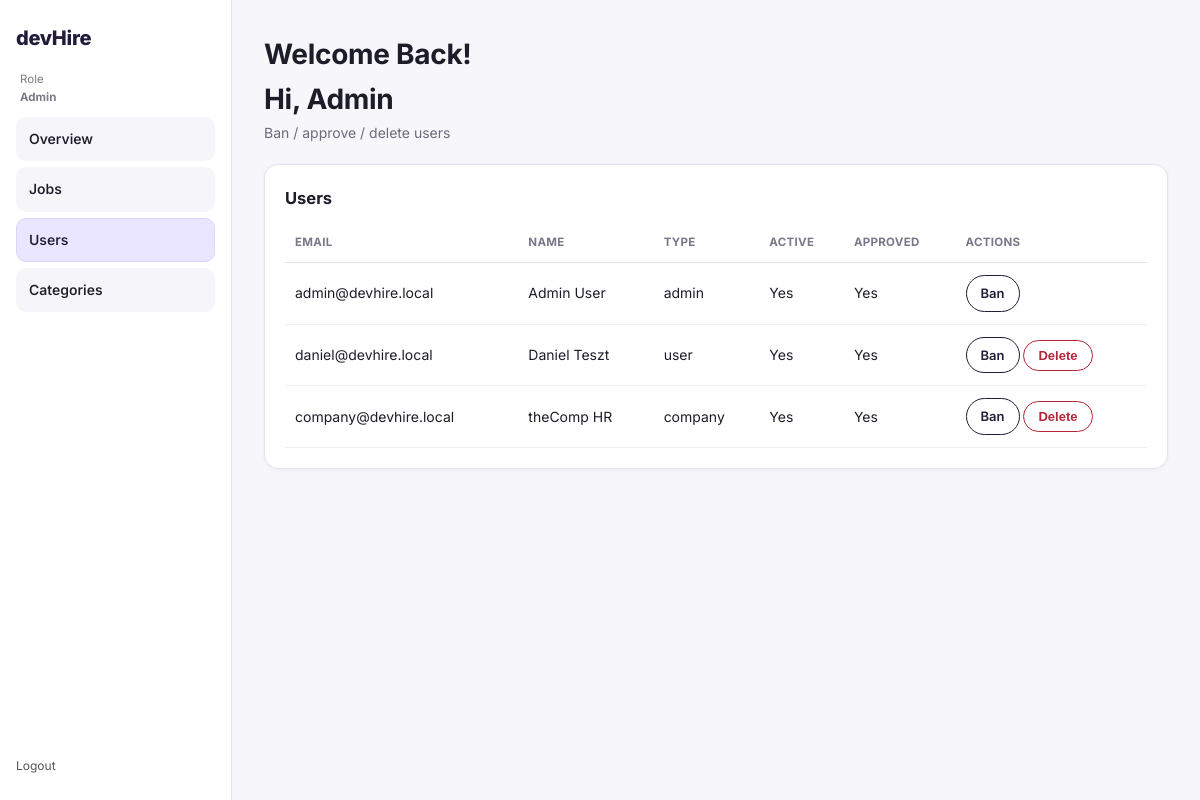
The page /admin/users.php (signed in) on the database its author committed.
### tables this page shows
CREATE TABLE users (
    id INT AUTO_INCREMENT PRIMARY KEY,
    email VARCHAR(255) UNIQUE NOT NULL,
    password_hash VARCHAR(255) NOT NULL,
    first_name VARCHAR(100) NOT NULL,
    last_name VARCHAR(100) NOT NULL,
    phone VARCHAR(20),
    bio TEXT NULL,
    cv_path VARCHAR(255),
    user_type ENUM('user','company','admin') DEFAULT 'user',
    is_active BOOLEAN DEFAULT FALSE,
    is_approved BOOLEAN DEFAULT TRUE,
    activation_token VARCHAR(64),
    reset_token VARCHAR(64),
    reset_token_expires DATETIME,
    created_at TIMESTAMP DEFAULT CURRENT_TIMESTAMP,
    updated_at TIMESTAMP DEFAULT CURRENT_TIMESTAMP ON UPDATE CURRENT_TIMESTAMP
);

### app/Auth.php (called while the page is built, shortened)
<?php
class Auth
{
    public static function check(): bool
    {
        return isset($_SESSION['user_id']);
    }
    public static function user(): ?array
    {
        return [
            'id' => $_SESSION['user_id'],
            'user_type' => $_SESSION['user_type'],
            'first_name' => $_SESSION['first_name'],
            'email' => $_SESSION['email']
        ];
    }
}

### admin/users.php (the view, shortened to what this page needs)
<?php
require_once __DIR__ . '/../app/Auth.php';
$pdo = Database::getConnection();
$user = Auth::user();
$users = $pdo->query("SELECT id, email, first_name, last_name, user_type, is_active, is_approved, created_at FROM users ORDER BY created_at DESC")->fetchAll();
?>
<!DOCTYPE html>
<html lang="en"><head><meta charset="UTF-8"><meta name="viewport" content="width=device-width,initial-scale=1.0">
<title>Users - Admin</title><link rel="stylesheet" href="/assets/css/style.css"></head>
<body>
<div class="dashboard">
<?php include __DIR__ . '/_sidebar.php'; ?>
<div class="main-content">
  <h1>Welcome Back!<br>Hi, <?= htmlspecialchars($user['first_name']) ?></h1>
  <p class="welcome-sub">Ban / approve / delete users</p>
  <div class="card">
    <h3>Users</h3>
    <table class="table">
      <tr><th>Email</th><th>Name</th><th>Type</th><th>Active</th><th>Approved</th><th>Actions</th></tr>
      <?php foreach($users as $u): ?>
      <tr>
        <td><?= htmlspecialchars($u['email']) ?></td>
        <td><?= htmlspecialchars($u['first_name'].' '.$u['last_name']) ?></td>
        <td><?= $u['user_type'] ?></td>
        <td><?= $u['is_active']?'Yes':'No' ?></td>
        <td><?= $u['is_approved']?'Yes':'No' ?></td>
        <td>
          <a class="btn btn-sm btn-outline" href="?toggle_user=<?= $u['id'] ?>"><?= $u['is_approved'] ? 'Ban' : 'Unban' ?></a>
          <?php if ($user['id'] != $u['id']): ?>
          <form method="post" style="display:inline" onsubmit="return confirm('Delete user permanently? CASCADE deletes companies/jobs/messages.')">
            <button class="btn btn-sm" style="color:#b3263a;border-color:#b3263a;background:#fff">Delete</button>
          </form>
          <?php endif; ?>
        </td>
      </tr>
      <?php endforeach; ?>
    </table>
  </div>
</div>
</div>
</body></html>

### admin/_sidebar.php
<?php
$current = basename($_SERVER['SCRIPT_NAME']);
?>
<div class="sidebar">
  <div>
    <div class="logo"><a href="/devhire/index.php">devHire</a></div>
    <small class="role">Role<br><strong>Admin</strong></small>
    <nav>
      <a href="/admin/index.php" class="<?= $current==='index.php'?'active':'' ?>">Overview</a>
      <a href="/admin/jobs.php" class="<?= $current==='jobs.php'?'active':'' ?>">Jobs</a>
      <a href="/admin/users.php" class="<?= $current==='users.php'?'active':'' ?>">Users</a>
      <a href="/admin/categories.php" class="<?= $current==='categories.php'?'active':'' ?>">Categories</a>
    </nav>
  </div>
  <div><a href="/logout.php" style="font-size:12px;color:#555">Logout</a></div>
</div>

### assets/css/style.css (style rules this page uses)
:root { --bg: #ffffff; --bg-soft: #f7f6fa; --text: #1d1d29; --muted: #6f6f7a; --line: #e5e2ef; --line2: #d6d2e4; --primary: #221b3a; --primary2: #342656; --accent: #6b5cff; --accent-bg: #f0edff; --danger: #d9364f; --ok: #18875a; --r: 14px; --r-lg: 18px; --r-pill: 999px; --shadow: 0 2px 16px rgba(28, 20, 50, .06); --shadow-sm: 0 1px 4px rgba(28, 20, 50, .05); --w: 1080px; }
* { box-sizing: border-box; margin: 0; padding: 0 }
html, body { height: 100% }
body { font-family: 'Inter', system-ui, -apple-system, Segoe UI, Roboto, Arial, sans-serif; color: var(--text); background: var(--bg); line-height: 1.6; font-size: 16px; -webkit-font-smoothing: antialiased; }
a { color: inherit; text-decoration: none }
.logo { font-weight: 800; font-size: 21px; letter-spacing: -.3px; color: var(--primary) }
.btn { display: inline-flex; align-items: center; justify-content: center; gap: 6px; padding: 10px 18px; border-radius: var(--r-pill); font-size: 14px; font-weight: 600; border: 1.5px solid var(--primary); background: #fff; color: var(--primary); cursor: pointer; transition: .15s; white-space: nowrap }
.btn-sm { padding: 7px 14px; font-size: 13px }
.dashboard { display: flex; min-height: 100vh; background: var(--bg-soft) }
.sidebar { width: 232px; flex-shrink: 0; background: #fff; border-right: 1px solid var(--line); padding: 22px 16px; display: flex; flex-direction: column; justify-content: space-between }
.sidebar .logo { margin-bottom: 16px; font-size: 20px }
.sidebar nav a { display: block; padding: 10px 12px; margin-bottom: 6px; border-radius: 10px; background: #f6f5fa; font-size: 14px; font-weight: 550; border: 1px solid transparent }
.sidebar nav a.active, .sidebar nav a:hover { background: #ebe6ff; border-color: #ddd4ff; color: var(--primary) }
.sidebar small.role { display: block; font-size: 11.5px; color: #7b7b88; margin: 0 0 10px 4px }
.main-content { flex: 1; min-width: 0; padding: 32px; max-width: 1060px }
.main-content h1 { font-size: 28px; letter-spacing: -.3px }
.main-content .welcome-sub { font-size: 14px; color: #6b6b7a; margin-bottom: 20px }
.card { background: #fff; border: 1px solid var(--line); border-radius: 14px; padding: 20px; box-shadow: var(--shadow-sm) }
.card h3 { font-size: 16.5px; margin-bottom: 12px }
.table { width: 100%; border-collapse: separate; border-spacing: 0; font-size: 14px }
.table th { padding: 10px; text-align: left; font-size: 11.5px; text-transform: uppercase; letter-spacing: .3px; color: #7a7788; border-bottom: 1px solid var(--line) }
.table td { padding: 12px 10px; border-bottom: 1px solid #f0eef5; vertical-align: middle }

### rows shown on the page
users: first_name "Admin", email "admin@devhire.local", first_name+last_name "Admin User", user_type "admin", is_active "Yes", is_approved "Yes"
users: email "daniel@devhire.local", first_name+last_name "Daniel Teszt", user_type "user", is_active "Yes", is_approved "Yes"
users: email "company@devhire.local", first_name+last_name "theComp HR", user_type "company", is_active "Yes", is_approved "Yes"
